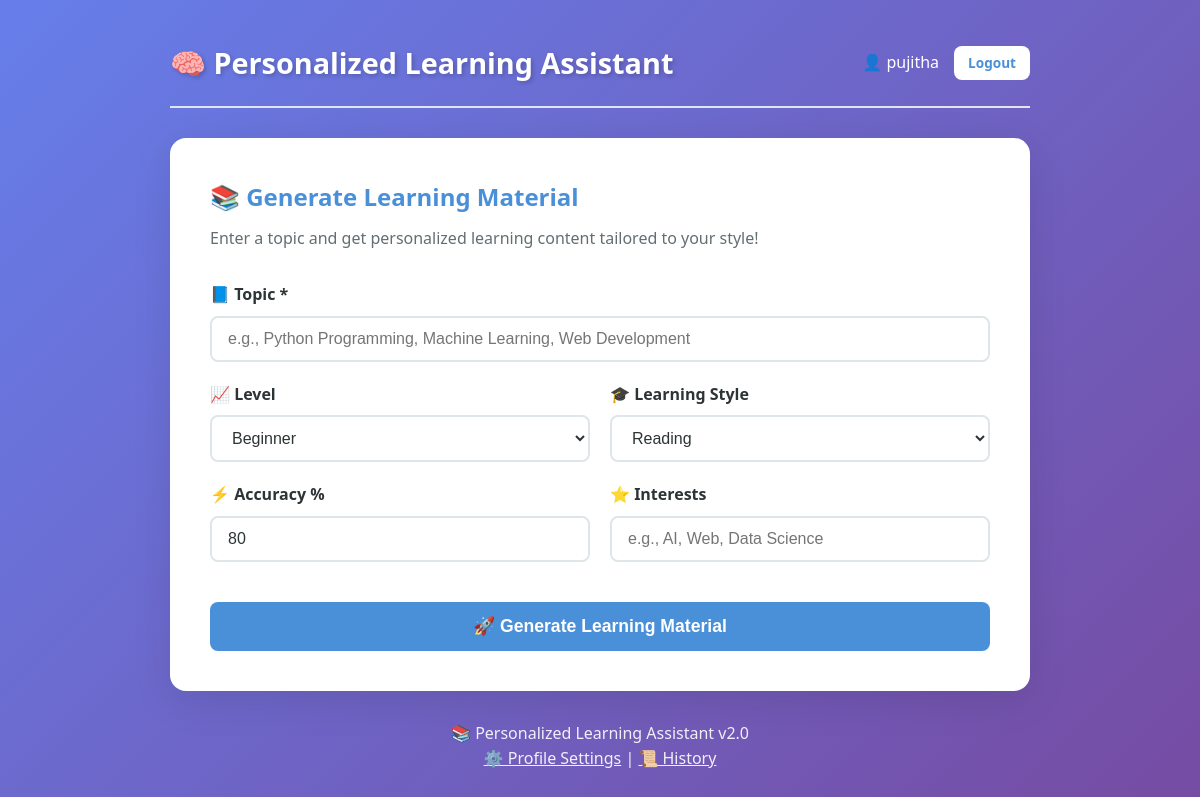
Screenshot of / (signed in) with the database file from the repository.
### tables this page shows
CREATE TABLE user_profiles (
            id INTEGER PRIMARY KEY AUTOINCREMENT,
            user_id INTEGER NOT NULL,
            learning_style TEXT DEFAULT 'Reading',
            level TEXT DEFAULT 'Beginner',
            accuracy INTEGER DEFAULT 80,
            interests TEXT DEFAULT '',
            updated_at TIMESTAMP DEFAULT CURRENT_TIMESTAMP, created_at TIMESTAMP,
            FOREIGN KEY (user_id) REFERENCES users (id)
        );

### app.py (the view)
@app.route('/')
def index():
    user_id = session.get('user_id')
    profile = None
    if user_id:
        profile = get_or_create_profile(user_id)
    return render_template('index.html', profile=profile, user=session.get('username'))

### app.py (called while the page is built, shortened)
def get_db_connection():
    conn = sqlite3.connect(DATABASE)
    conn.row_factory = sqlite3.Row
    return conn

def get_or_create_profile(user_id):
    conn = get_db_connection()
    cursor = conn.cursor()
    cursor.execute('SELECT * FROM user_profiles WHERE user_id = ?', (user_id,))
    profile = cursor.fetchone()
    conn.close()
    return profile

### templates/index.html (shortened to what this page needs)
<!DOCTYPE html>
<html lang="en">
<head>
    <link rel="stylesheet" href="/static/style.css">
</head>
<body>
    <div class="container">
        <header>
            <h1>🧠 Personalized Learning Assistant</h1>
            {% if user %}
            <div class="user-info">
                <span>👤 {{ user }}</span>
                <a href="/logout" class="btn btn-small">Logout</a>
            </div>
            {% else %}
            <div class="auth-links">
                <a href="/login" class="btn">Login</a>
                <a href="/signup" class="btn btn-primary">Sign Up</a>
            </div>
            {% endif %}
        </header>
        <main>
            <section class="learning-form">
                <h2>📚 Generate Learning Material</h2>
                <p class="subtitle">Enter a topic and get personalized learning content tailored to your style!</p>
                <form id="learnForm">
                    <div class="form-group">
                        <label for="topic">📘 Topic *</label>
                        <input
                            type="text"
                            id="topic"
                            name="topic"
                            placeholder="e.g., Python Programming, Machine Learning, Web Development"
                            required
                            autocomplete="off">
                    </div>
                    <div class="form-row">
                        <div class="form-group">
                            <label for="level">📈 Level</label>
                            <select id="level" name="level">
                                <option value="Beginner" {% if profile and profile.level == 'Beginner' %}selected{% endif %}>Beginner</option>
                            </select>
                        </div>
                        <div class="form-group">
                            <label for="learning_style">🎓 Learning Style</label>
                            <select id="learning_style" name="learning_style">
                                <option value="Reading" {% if profile and profile.learning_style == 'Reading' %}selected{% endif %}>Reading</option>
                            </select>
                        </div>
                    </div>
                    <div class="form-row">
                        <div class="form-group">
                            <label for="accuracy">⚡ Accuracy %</label>
                            <input
                                type="number"
                                id="accuracy"
                                name="accuracy"
                                min="0"
                                max="100"
                                value="{{ profile.accuracy if profile else 80 }}"
                                placeholder="0-100">
                        </div>
                        <div class="form-group">
                            <label for="interests">⭐ Interests</label>
                            <input
                                type="text"
                                id="interests"
                                name="interests"
                                value="{{ profile.interests if profile else '' }}"
                                placeholder="e.g., AI, Web, Data Science">
                        </div>
                    </div>
                    <button type="submit" class="btn btn-primary btn-large" id="generateBtn">
                        🚀 Generate Learning Material
                    </button>
                </form>
            </section>
        </main>
        <footer>
            <p>📚 Personalized Learning Assistant v2.0</p>
            {% if user %}
            <p><a href="/profile">⚙️ Profile Settings</a> | <a href="/history">📜 History</a></p>
            {% endif %}
        </footer>
    </div>
</body>
</html>

### static/style.css (style rules this page uses)
:root { --primary-color: #4a90d9; --primary-dark: #357abd; --secondary-color: #6c5ce7; --success-color: #00b894; --error-color: #d63031; --warning-color: #fdcb6e; --background: linear-gradient(135deg, #667eea 0%, #764ba2 100%); --card-bg: #ffffff; --text-color: #2d3436; --text-light: #636e72; --border-color: #dfe6e9; --shadow: 0 10px 40px rgba(0, 0, 0, 0.1); --shadow-hover: 0 15px 50px rgba(0, 0, 0, 0.15); }
* { margin: 0; padding: 0; box-sizing: border-box; }
body { font-family: 'Segoe UI', Tahoma, Geneva, Verdana, sans-serif; background: var(--background); min-height: 100vh; color: var(--text-color); line-height: 1.6; }
.container { max-width: 900px; margin: 0 auto; padding: 20px; }
header { display: flex; justify-content: space-between; align-items: center; padding: 20px 0; margin-bottom: 30px; border-bottom: 2px solid var(--border-color); animation: slideInDown 0.5s ease-out; }
header h1 { font-size: 1.8rem; color: white; text-shadow: 2px 2px 4px rgba(0, 0, 0, 0.2); }
.user-info { display: flex; align-items: center; gap: 15px; color: white; font-weight: 500; }
.btn { display: inline-block; padding: 10px 20px; background: white; color: var(--primary-color); text-decoration: none; border-radius: 8px; font-weight: 600; transition: all 0.3s ease; border: none; cursor: pointer; font-size: 0.95rem; }
.btn-primary { background: var(--primary-color); color: white; }
.btn-small { padding: 6px 14px; font-size: 0.85rem; }
.btn-large { padding: 14px 28px; font-size: 1.1rem; width: 100%; margin-top: 20px; }
.learning-form, .auth-card { background: var(--card-bg); border-radius: 16px; padding: 40px; box-shadow: var(--shadow); animation: slideInUp 0.5s ease-out; }
.learning-form h2, .auth-header h1 { color: var(--primary-color); margin-bottom: 10px; }
.subtitle { color: var(--text-light); margin-bottom: 30px; }
.form-group { margin-bottom: 20px; }
.form-group label { display: block; margin-bottom: 8px; font-weight: 600; color: var(--text-color); }
.form-group input, .form-group select { width: 100%; padding: 12px 16px; border: 2px solid var(--border-color); border-radius: 8px; font-size: 1rem; transition: all 0.3s ease; background: var(--card-bg); color: var(--text-color); }
.form-row { display: grid; grid-template-columns: 1fr 1fr; gap: 20px; }
footer { text-align: center; padding: 30px 0; color: white; opacity: 0.9; }
footer a { color: white; text-decoration: underline; }

### rows the page displays
user_profiles: level "Beginner", learning_style "Reading", accuracy "80"

### other values shown
{{ user }} "pujitha"
